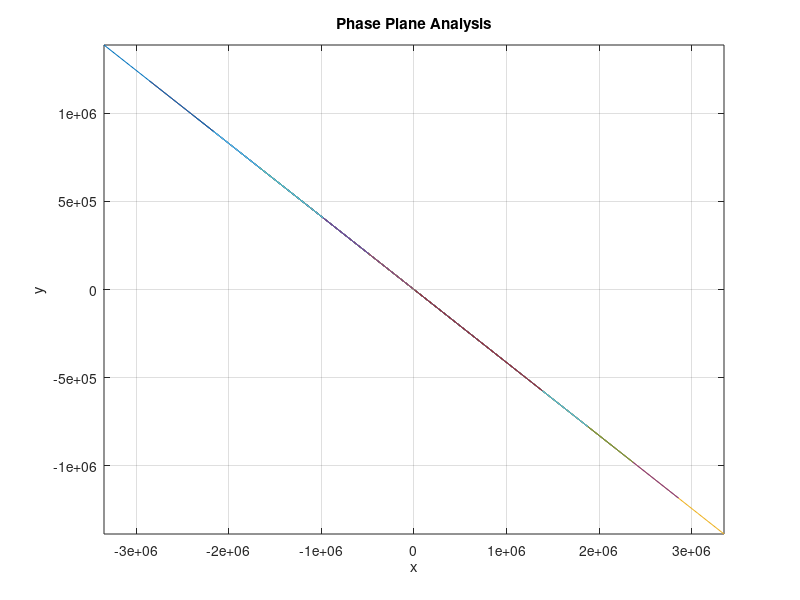

MATLAB code to generate this figure:
% Define the system of ODEs
f = @(x, y) x - y; % dx/dt
g = @(x, y) -x - y; % dy/dt

% Define the range of x and y values
x = linspace(-2, 2, 20);
y = linspace(-2, 2, 20);

% Create a grid of x and y values
[X, Y] = meshgrid(x, y);

% Calculate the derivatives dx/dt and dy/dt at each grid point
dxdt = f(X, Y);
dydt = g(X, Y);

% Plot vector field
quiver(X, Y, dxdt, dydt, 'r');

hold on;

% Plot trajectories starting from different initial conditions
for x0 = [-2, -1, 0, 1, 2]
    for y0 = [-2, -1, 0, 1, 2]
        [~, sol] = ode45(@(t, y) [f(y(1), y(2)); g(y(1), y(2))], [0, 10], [x0; y0]);
        plot(sol(:, 1), sol(:, 2));
    end
end

hold off;

xlabel('x');
ylabel('y');
title('Phase Plane Analysis');
axis tight;
grid on;
